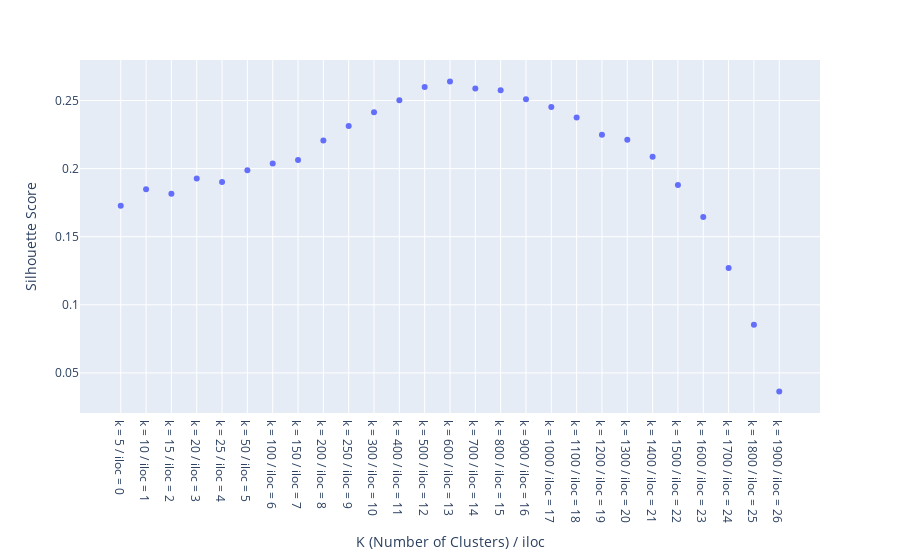

Notebook cell for this chart:
### Code cell
from msfeast.kmedoid_clustering import plot_kmedoid_grid
figure = plot_kmedoid_grid(pipeline.kmedoid_grid)
figure.write_html(os.path.join(output_directory, "silhouette scores" + ".html"))
figure.write_image(os.path.join(output_directory, "silhouette scores" + ".svg"), width = "1000", height="800")
figure

### Figure 1 — Plotly figure (JSON) as saved in the notebook; plotly's stock layout.template omitted (floating-point values rounded to 4 significant figures)
{"data": [{"hovertemplate": "x=%{x}<br>y=%{y}<extra></extra>", "legendgroup": "", "marker": {"color": "#636efa", "symbol": "circle"}, "mode": "markers", "name": "", "orientation": "v", "showlegend": false, "type": "scatter", "x": ["k = 5 / iloc = 0", "k = 10 / iloc = 1", "k = 15 / iloc = 2", "k = 20 / iloc = 3", "k = 25 / iloc = 4", "k = 50 / iloc = 5", "k = 100 / iloc = 6", "k = 150 / iloc = 7", "k = 200 / iloc = 8", "k = 250 / iloc = 9", "k = 300 / iloc = 10", "k = 400 / iloc = 11", "k = 500 / iloc = 12", "k = 600 / iloc = 13", "k = 700 / iloc = 14", "k = 800 / iloc = 15", "k = 900 / iloc = 16", "k = 1000 / iloc = 17", "k = 1100 / iloc = 18", "k = 1200 / iloc = 19", "k = 1300 / iloc = 20", "k = 1400 / iloc = 21", "k = 1500 / iloc = 22", "k = 1600 / iloc = 23", "k = 1700 / iloc = 24", "k = 1800 / iloc = 25", "k = 1900 / iloc = 26"], "xaxis": "x", "y": [0.1727, 0.1849, 0.1816, 0.1928, 0.1902, 0.1989, 0.2038, 0.2064, 0.2206, 0.2314, 0.2413, 0.2502, 0.2599, 0.2641, 0.2589, 0.2576, 0.2509, 0.2452, 0.2375, 0.2249, 0.2211, 0.2087, 0.1879, 0.1644, 0.1271, 0.08529, 0.03628], "yaxis": "y"}], "layout": {"legend": {"tracegroupgap": 0}, "margin": {"t": 60}, "xaxis": {"anchor": "y", "domain": [0, 1], "title": {"text": "K (Number of Clusters) / iloc"}}, "yaxis": {"anchor": "x", "domain": [0, 1], "title": {"text": "Silhouette Score"}}}}
